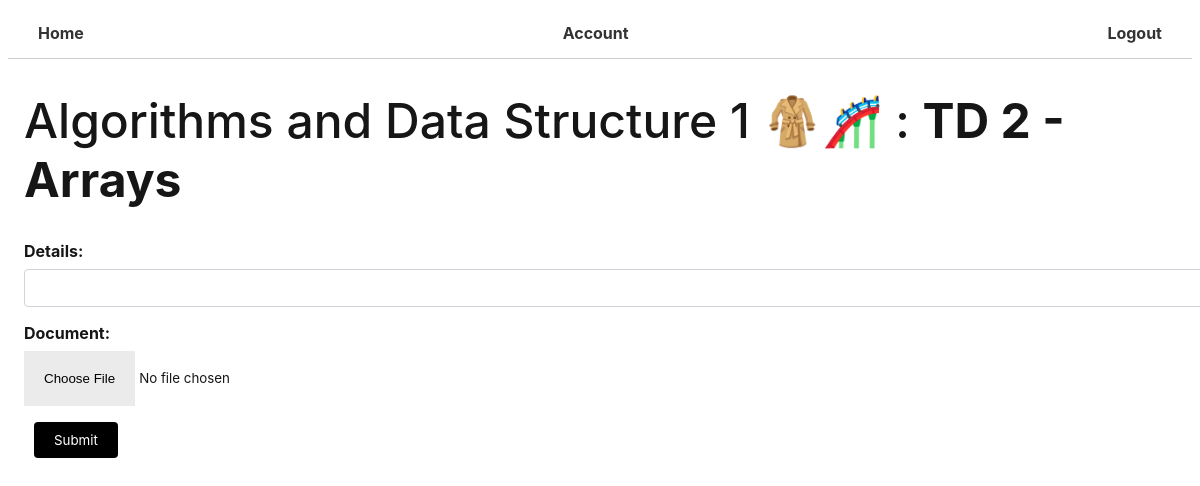
Page /submit-assignments/2 (signed in) on the committed database.
### core/models.py (models this page shows, shortened)
class Course(models.Model):
    name = models.CharField(max_length  = 255)
    description = models.TextField(max_length =1000, null = True, blank = True)
    participants = models.ManyToManyField(User , blank = True, related_name = "events")
    start_date = models.DateTimeField(null = True, blank = True)
    end_date = models.DateTimeField(null = True, blank = True)
    created = models.DateField(auto_now_add = True) #Create
    updated  = models.DateField(auto_now = True) #Update
    class Meta:
        ordering = ['-end_date']

class Assignements(models.Model):
    Title = models.CharField(max_length=200 , null = True)
    Details = models.TextField(max_length=8000, null = True,blank=True)
    created = models.DateField(auto_now_add = True) #Create
    end_date = models.DateTimeField(null = True, blank = True)
    Documents = models.FileField(upload_to='./documents/',null = True, blank = True)
    course = models.ForeignKey(Course, on_delete=models.CASCADE, related_name="AssCourse")
    class Meta:
        ordering = ['-created']
    class Meta:
        ordering = ['-created']

### core/views.py (the view, shortened to what this page needs)
# urls.py: path('submit-assignments/<int:pk>', project_submission , name='Submit_assignments'),
@login_required(login_url='login')
def project_submission(request,pk):
    myassignement = Assignements.objects.get(pk=pk)
    form = SubmissionForm()
    context = {'assignement': myassignement, 'form': form, 'course':myassignement.course}
    return render(request, "submit_form.html", context)

### core/forms.py
class SubmissionForm(ModelForm):
     class Meta:
        model = Submission
        fields =['details','Document']

### templates/submit_form.html (shortened to what this page needs)
{% extends "base.html"%} {% block title %} ✅ Assignement submission {{event.name}} {% endblock title %} <a href=""></a>
{% block body %}
<h1> {{course.name}} : <b> {{assignement.Title}}</b></h1>
<div class="input-container ">
  <form method="POST">
    {{form.as_p}}
    <button type="submit" class="btn btn--primary">Submit</button>
  </form>
</div>
{% endblock body %}

### static/css/main.css (style rules this page uses)
* { color: rgb(22, 22, 22); font-family: -apple-system-body, BlinkMacSystemFont, sans-serif; }
h1, h2, h3, h4, h5, h6 { font-weight: 500; }
h1 { font-size: 48px; }
p { color: #637287; }
.btn { padding: 10px 20px; border-radius: 4px; text-decoration: none; background-color: rgb(204, 204, 204); color: black; display: block; width: fit-content; margin: 10px; background-color: none; border: none; }
.btn--primary { background-color: #000; color: #fff; }
input { width: 100%; }

### templates/submit_form.html (style rules this page uses)
.input-container { margin-bottom: 1rem; }
.input-container label { display: block; margin-bottom: 0.5rem; font-weight: bold; }
.input-container input[type="text"], .input-container input[type="email"], .input-container input[type="password"], .input-container textarea { width: 100%; padding: 0.5rem; font-size: 1rem; border: 1px solid #ced4da; border-radius: 0.25rem; transition: border-color 0.15s ease-in-out, box-shadow 0.15s ease-in-out; }

### rows in the picture
Course: name "Algorithms and Data Structure 1 🧥🎢"
Assignements: Title "TD 2 - Arrays"
